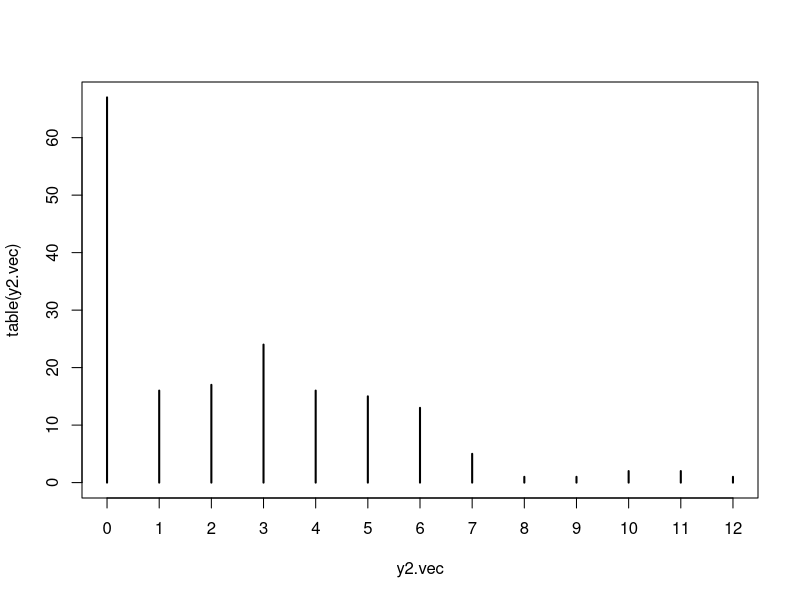

Write R code to recreate this figure.
# LEVELS
# Blocks (NOT ORDINAL)
#   1, 2, 3, 4, 5, 6
# Rows (NOT ORDINAL)
#   1, 2,..., 30
# Plots (NOT ORDINAL)
#   1, 2,..., 180
# Varieties (NOT ORDINAL)
#   1, 2, 3, 4, 5
# Nitrogen (ORDERED)
#   1 (early), 2 (mid), 3 (late)
# Inoc (NOT ORDINAL)
#   1 (not inoculated), 2 (inoculated)

# ANOVA
# block                 5
# -----------------------
# var                   4
# block:var            20
# -----------------------
# nitro                 2
# inoc                  1
# nitro:inoc            2
# nitro:var             8
# nitro:block          10
# inoc:var              4
# inoc:block            5
# nitro:inoc:var        8
# nitro:inoc:block     10
# nitro:var:block      40
# inoc:var:block       20
# nitro:inoc:var:block 40

logit <- function(x){return(log(x/(1-x)))}
expit <- function(x){return(exp(x)/(1+exp(x)))}

design <- data.frame('block' = as.numeric(gl(6, 30)),
                     'row' = as.numeric(gl(30, 6)),
                     'plot' = 1:180)
design <- cbind(design,
                'variety' = numeric(180),
                'inoc' = numeric(180),
                'nitrogen' = numeric(180))
set.seed(6823)
# Each column is a permutation of variety indices
permute.v <- matrix(replicate(6, sample(5, 5, replace = FALSE)), ncol = 6)
for(i in 1:180){
  design$variety[i] <- permute.v[(design$row[i]-1)%%5+1, design$block[i]]
}
ni <- matrix(c(1, 1, 1, 2, 2, 2, 1:3, 1:3), ncol = 2)
# Each column is a permutation of inoc:nitrogen indices
permute.ni <- matrix(replicate(30, sample(6, 6, replace = FALSE)), ncol = 30)
for(i in 1:30){
  design[((i-1)*6+1):(i*6), c('inoc', 'nitrogen')] <- ni[permute.ni[,i],]
}
#design






# Let's simulate some stuff
mu <- -2.2 # Intercept: Because logit(0.1) is about -2.2

set.seed(93)
# six blocks
b.eff <- rnorm(6,0,0.01)
# five varieties
v.eff <- rnorm(5,0,0.05)
# three nitrogen levels
n.eff <- sort(rnorm(3,0,0.2))
# two inoculation levels
i.eff <- c(-0.5,0.5)
#### kenny's dumb interaction effects
## two-way interactions
# block and variety
bv.eff <- rnorm(30,0,0.00001)
# block and nitrogen
bn.eff <- rnorm(18,0,0.00001)
# block and inoculation
bi.eff <- rnorm(12,0,0.00001)
# variety and nitrogen
vn.eff <- rnorm(15,0,0.01)
# variety and inoculation
vi.eff <- rnorm(10,0,0.03)
# nitrogen and inoculation
ni.eff <- rnorm(6,0,0.03)
## three-way interactions
# block, variety, and nitrogen
bvn.eff <- rnorm(90,0,0.00001)
# block, variety, and inoculation
bvi.eff <- rnorm(60,0,0.00001)
# block, nitrogen, and inoculation
bni.eff <- rnorm(36,0,0.00001)
# variety, nitrogen, and inoculation
vni.eff <- rnorm(30,0,0.001)
## four-way interaction
# bvni.eff <- rnorm(180,0,0.000001) # really is residual error since we do not have replication

#### update design (really data) matrix with the levels of each interaction
head(design)
## 2s
bv.int <- as.numeric(interaction(design[,1],design[,4]))
bn.int <- as.numeric(interaction(design[,1],design[,6]))
bi.int <- as.numeric(interaction(design[,1],design[,5]))
vn.int <- as.numeric(interaction(design[,4],design[,6]))
vi.int <- as.numeric(interaction(design[,4],design[,5]))
ni.int <- as.numeric(interaction(design[,6],design[,5]))
## 3s
bvn.int <- as.numeric(interaction(design[,1],design[,4],design[,6]))
bvi.int <- as.numeric(interaction(design[,4],design[,6]))
bni.int <- as.numeric(interaction(design[,4],design[,5]))
vni.int <- as.numeric(interaction(design[,6],design[,5]))

## update data frame
od <- data.frame(
  "blk" = factor(design[,1]),
  "vty" = factor(design[,4]),
  "nit" = factor(design[,6]),
  "ino" = factor(design[,5]),
  "bv.int" = factor(bv.int),
  "bn.int" = factor(bn.int),
  "bi.int" = factor(bi.int),
  "vn.int" = factor(vn.int),
  "vi.int" = factor(vi.int),
  "ni.int" = factor(ni.int),
  "bvn.int" = factor(bvn.int),
  "bvi.int" = factor(bvi.int),
  "bni.int" = factor(bni.int),
  "vni.int" = factor(vni.int)
)

# generate probablities
logit.pi.vec <- mu + b.eff[od[,1]] + v.eff[od[,2]] + n.eff[od[,3]] + i.eff[od[,4]] + 
  bv.eff[od[,5]] + bn.eff[od[,6]] + bi.eff[od[,7]] + 
  vn.eff[od[,8]] + vi.eff[od[,9]] + ni.eff[od[,10]] + 
  bvn.eff[od[,11]] + bvi.eff[od[,12]] + bni.eff[od[,13]] + vni.eff[od[,14]]  

# transform back to pi scale
pi.vec <- apply(cbind(logit.pi.vec), 1, expit) # pi = expit(X * beta)
# simulate some y's (leaves - out of 30 - that are contaminated)
set.seed(324)
y.vec <- apply(cbind(pi.vec), 1, function(p) rbinom(1,30,p)) # y_i ~ Bin(30,pi_i)

# attach to data set
od$"infected" <- y.vec
od$"uninfected" <- 30 - y.vec
# write.csv(od,"od.csv",row.names = FALSE)
summary(od)
names(od)

# glmer
require(lme4)
# start with glm to see if it runs
glm.mod <- glm(cbind(infected,uninfected) ~ (blk+vty+nit+ino)^4, data=od, family=binomial(link = "logit"))
# glm.mod.dmb <- glm(cbind(infected,uninfected) ~ factor(blk)+factor(vty)+factor(nit)+factor(ino)
#                +factor(bv.int)+factor(bn.int)+factor(bi.int)+factor(vn.int)+factor(vi.int)+factor(ni.int)
#                +factor(bvn.int)+factor(bvi.int)+factor(bni.int)+factor(vni.int),
#                data=od, family=binomial(link = "logit"))
summary(glm.mod)
anova(glm.mod, test="Chisq")
# summary(glm.mod.dmb)
# anova(glm.mod.dmb)



#### create some separation
y2.vec <- rep(0,length(y.vec))
## start with inoc
set.seed(324)
ino.rbin.1 <- rbinom(length(y.vec)*mean(od$ino==1),1,p=0.8) ## if not inoc
ino.rbin.2 <- rbinom(length(y.vec)*mean(od$ino==2),1,p=0.95) ## if inoc
# Brandon's trick
y2.vec[od$ino==1][ino.rbin.1==1] <- y.vec[od$ino==1][ino.rbin.1==1]
y2.vec[od$ino==2][ino.rbin.2==1] <- y.vec[od$ino==2][ino.rbin.2==1]
## now nitrogen
set.seed(833)
nit.rbin.1 <- rbinom(length(y.vec)*mean(od$nit==1),1,p=0.8) ## if early
nit.rbin.2 <- rbinom(length(y.vec)*mean(od$nit==2),1,p=0.95) ## if middle
nit.rbin.3 <- rbinom(length(y.vec)*mean(od$nit==3),1,p=0.95) ## if late
# Brandon's Trick
y2.vec[od$nit==1][nit.rbin.1==0] <- 0
y2.vec[od$nit==2][nit.rbin.2==0] <- 0
y2.vec[od$nit==3][nit.rbin.3==0] <- 0
## now variety, 2 and 5 are gonna be resistant (low probability)
set.seed(2841)
var.rbin.1 <- rbinom(length(y.vec)*mean(od$vty==1),1,p=0.95) ## 
var.rbin.2 <- rbinom(length(y.vec)*mean(od$vty==2),1,p=0.8) ## very resistant
var.rbin.3 <- rbinom(length(y.vec)*mean(od$vty==3),1,p=0.95) ## if late
var.rbin.4 <- rbinom(length(y.vec)*mean(od$vty==4),1,p=0.95) ## if early
var.rbin.5 <- rbinom(length(y.vec)*mean(od$vty==5),1,p=0.8) ## very resistant
# The trick
y2.vec[od$vty==1][var.rbin.1==0] <- 0
y2.vec[od$vty==2][var.rbin.2==0] <- 0
y2.vec[od$vty==3][var.rbin.3==0] <- 0
y2.vec[od$vty==4][var.rbin.4==0] <- 0
y2.vec[od$vty==5][var.rbin.5==0] <- 0
## take a look
plot(table(y2.vec))
names(od)

# attach to data set
od$"infected2" <- y2.vec
od$"uninfected2" <- 30 - y2.vec
# write.csv(od,"od.csv",row.names = FALSE)
summary(od)
names(od)

# start with glm to see if it runs
glm.mod2 <- glm(cbind(infected2,uninfected2) ~ (blk+vty+nit+ino)^4, data=od, family=binomial(link = "logit"))
summary(glm.mod2)
anova(glm.mod2, test="Chisq")
# require(effects)
# plot(Effect(focal.predictors = c("vty","nit","ino"), mod = glm.mod2))




### git commit -a -m "message"
### git pull
### git push
